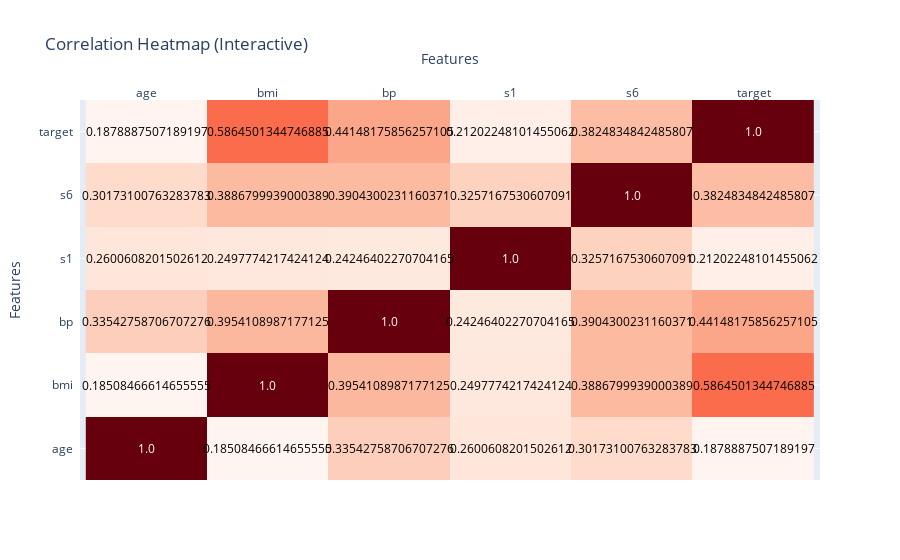
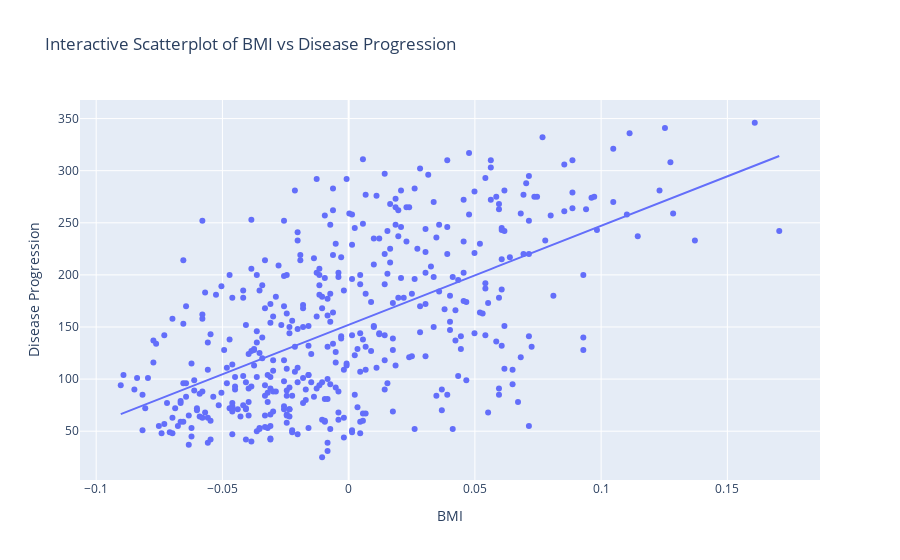
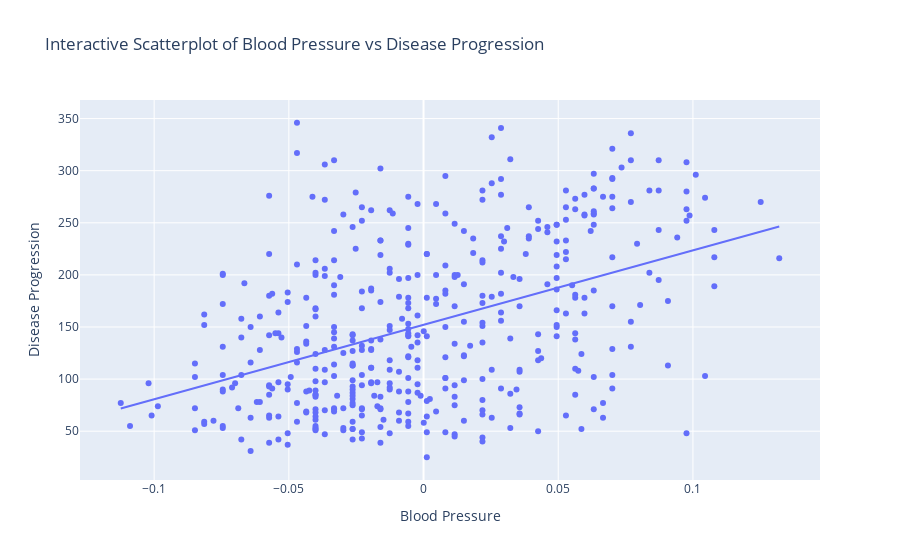
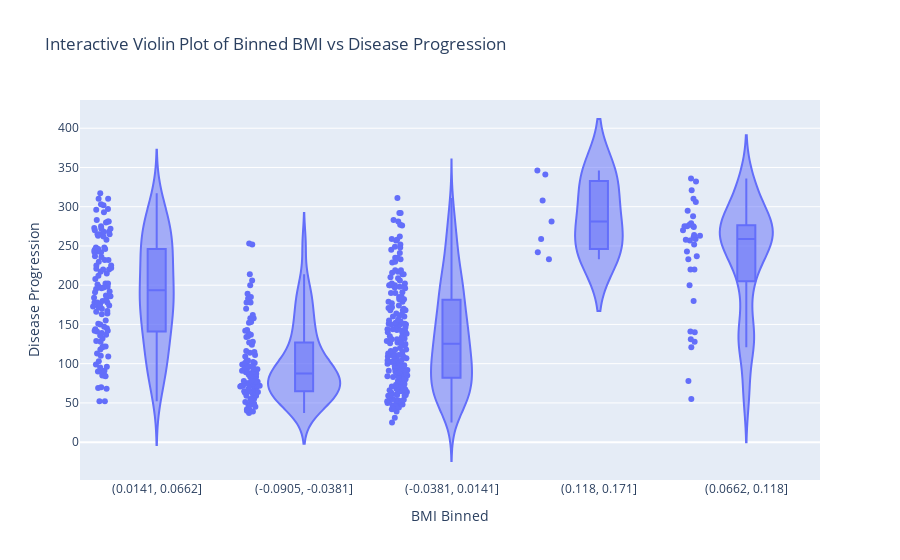

The notebook cell these images were saved under, in order:
### Markdown cell above
# Ben Toaz
## Work at the bottom of the file

<div style="border: 1px solid #4CAF50; padding: 10px; border-radius: 5px;">
    <h2 style="color: #4CAF50;">Pre-Class Assignment (PCA) Instructions</h2>
</div>


# 

This assignment is due by **midnight on Wednesday**. The goal is to explore the diabetes dataset in preparation for the **In-Class Assignment (ICA)** on Thursday. 

### Instructions:
1. **Explore the Dataset**: Take some time to understand the data, the key features, and how the target variable (disease progression) behaves.
   
2. **Prepare for Role Playing**: Imagine you work at a company, and you’ve been tasked with analyzing and presenting this dataset to stakeholders. Consider:
   - **Who is your audience**? (e.g., older generation, Gen-Z, millennials, or a mixed audience)
   - **Invent a setting**: Is this for a drug company, a health education seminar, or another industry?
   - **What are the plot twists**? Which trends or surprising insights will make your story more engaging?
   - **Best visualizations**: Based on your audience and setting, what are the most effective ways to visualize the data? Which plots from the EDA stand out, or what additional visualizations might you create?
   - **Delivery**: How would you structure your presentation to convey the story to your audience clearly and persuasively?

3. **Read the ICA Instructions**: Make sure you review the instructions for the in-class assignment on Thursday to understand how this pre-work will fit into the larger activity. Those instructions are included with this PCA.

4. **Submit a Summary**: By Wednesday night, submit a short summary (half a page) of your observations and ideas. This should include:
   - Key insights from the dataset
   - Ideas for your role-playing scenario (audience, setting, visualizations)
   - Your name!

This summary will count toward your ICA grade. Put all of your answers into a markdown cell at the bottom of this notebook and turn that in. 

### A Brief Introduction to Diabetes:
Diabetes is a chronic condition that affects how your body turns food into energy. It occurs when the pancreas doesn't produce enough insulin or the body can’t use insulin effectively. Over time, high blood sugar levels can lead to serious health complications like heart disease, vision loss, and kidney disease. Understanding the factors that contribute to diabetes progression can help inform treatment plans and preventative measures.

In this dataset, you’ll be exploring health-related variables such as BMI, blood pressure, and glucose levels to understand their relationship with the progression of diabetes over time.

### Code cell
# Import necessary libraries
import pandas as pd
import plotly.express as px
import plotly.figure_factory as ff
import numpy as np
from sklearn.datasets import load_diabetes
import plotly.graph_objs as go

# Load the diabetes dataset and convert to a DataFrame
diabetes = load_diabetes()
diabetes_df = pd.DataFrame(data=diabetes.data, columns=diabetes.feature_names)
diabetes_df['target'] = diabetes.target

# s1 = cholesterol, s6 = blood glucose
selected_features = ['age', 'bmi', 'bp', 's1', 's6', 'target']  # Focus on these variables

# 1. Correlation Heatmap (Interactive)
correlation_matrix = diabetes_df[selected_features].corr().values
fig_heatmap = ff.create_annotated_heatmap(
    z=correlation_matrix,
    x=selected_features,
    y=selected_features,
    colorscale='Reds'
)
fig_heatmap.update_layout(
    title="Correlation Heatmap (Interactive)",
    xaxis_title="Features",
    yaxis_title="Features"
)
fig_heatmap.show()

# 2. Interactive Scatterplot of BMI vs Target with Regression Line
fig_scatter_bmi = px.scatter(diabetes_df, x='bmi', y='target', trendline='ols',
                             labels={'bmi':'BMI', 'target':'Disease Progression'},
                             title="Interactive Scatterplot of BMI vs Disease Progression")
fig_scatter_bmi.show()

# 3. Interactive Scatterplot of Blood Pressure vs Target with Regression Line
fig_scatter_bp = px.scatter(diabetes_df, x='bp', y='target', trendline='ols',
                            labels={'bp':'Blood Pressure', 'target':'Disease Progression'},
                            title="Interactive Scatterplot of Blood Pressure vs Disease Progression")
fig_scatter_bp.show()

# 4. Bin BMI and Blood Pressure for better categorical comparison in violin plots
diabetes_df['bmi_binned'] = pd.cut(diabetes_df['bmi'], bins=5)
diabetes_df['bp_binned'] = pd.cut(diabetes_df['bp'], bins=5)

# Convert the binned intervals to strings for compatibility with Plotly
diabetes_df['bmi_binned'] = diabetes_df['bmi_binned'].astype(str)
diabetes_df['bp_binned'] = diabetes_df['bp_binned'].astype(str)

# 5. Interactive Violin Plot for Binned BMI vs Target
fig_violin_bmi = px.violin(diabetes_df, x='bmi_binned', y='target', box=True, points='all',
                           labels={'bmi_binned':'BMI Binned', 'target':'Disease Progression'},
                           title="Interactive Violin Plot of Binned BMI vs Disease Progression")
fig_violin_bmi.show()

# 6. Interactive Violin Plot for Binned Blood Pressure vs Target
fig_violin_bp = px.violin(diabetes_df, x='bp_binned', y='target', box=True, points='all',
                          labels={'bp_binned':'Blood Pressure Binned', 'target':'Disease Progression'},
                          title="Interactive Violin Plot of Binned Blood Pressure vs Disease Progression")
fig_violin_bp.show()


# Pair Plot with Reduced Features (Ensure only numeric features are used)
numeric_features = ['age', 'bmi', 'bp', 's1', 'target', 's6']  # Focus on numeric features only

fig_splom = go.Figure(data=go.Splom(
    dimensions=[dict(label=col, values=diabetes_df[col]) for col in numeric_features],
    showupperhalf=False,  # Only show the lower half of the matrix
    diagonal_visible=False  # Hide diagonal subplots
))

fig_splom.update_layout(
    title="Scatter Plot Matrix of Selected Numeric Features",
    dragmode='select',
    width=800,
    height=800
)

fig_splom.show()

### Figure 1 — Plotly figure (JSON) as saved in the notebook; plotly's stock layout.template omitted (floating-point values rounded to 4 significant figures)
{"data": [{"colorscale": [[0, "rgb(255,245,240)"], [0.125, "rgb(254,224,210)"], [0.25, "rgb(252,187,161)"], [0.375, "rgb(252,146,114)"], [0.5, "rgb(251,106,74)"], [0.625, "rgb(239,59,44)"], [0.75, "rgb(203,24,29)"], [0.875, "rgb(165,15,21)"], [1, "rgb(103,0,13)"]], "reversescale": false, "showscale": false, "type": "heatmap", "x": ["age", "bmi", "bp", "s1", "s6", "target"], "y": ["age", "bmi", "bp", "s1", "s6", "target"], "z": [[1.0, 0.1851, 0.3354, 0.2601, 0.3017, 0.1879], [0.1851, 1.0, 0.3954, 0.2498, 0.3887, 0.5865], [0.3354, 0.3954, 1.0, 0.2425, 0.3904, 0.4415], [0.2601, 0.2498, 0.2425, 1.0, 0.3257, 0.212], [0.3017, 0.3887, 0.3904, 0.3257, 1.0, 0.3825], [0.1879, 0.5865, 0.4415, 0.212, 0.3825, 1.0]]}], "layout": {"annotations": [{"font": {"color": "#FFFFFF"}, "showarrow": false, "text": "1.0", "x": "age", "xref": "x", "y": "age", "yref": "y"}, {"font": {"color": "#000000"}, "showarrow": false, "text": "0.18508466614655555", "x": "bmi", "xref": "x", "y": "age", "yref": "y"}, {"font": {"color": "#000000"}, "showarrow": false, "text": "0.33542758706707276", "x": "bp", "xref": "x", "y": "age", "yref": "y"}, {"font": {"color": "#000000"}, "showarrow": false, "text": "0.2600608201502612", "x": "s1", "xref": "x", "y": "age", "yref": "y"}, {"font": {"color": "#000000"}, "showarrow": false, "text": "0.30173100763283783", "x": "s6", "xref": "x", "y": "age", "yref": "y"}, {"font": {"color": "#000000"}, "showarrow": false, "text": "0.1878887507189197", "x": "target", "xref": "x", "y": "age", "yref": "y"}, {"font": {"color": "#000000"}, "showarrow": false, "text": "0.18508466614655555", "x": "age", "xref": "x", "y": "bmi", "yref": "y"}, {"font": {"color": "#FFFFFF"}, "showarrow": false, "text": "1.0", "x": "bmi", "xref": "x", "y": "bmi", "yref": "y"}, {"font": {"color": "#000000"}, "showarrow": false, "text": "0.3954108987177125", "x": "bp", "xref": "x", "y": "bmi", "yref": "y"}, {"font": {"color": "#000000"}, "showarrow": false, "text": "0.2497774217424124", "x": "s1", "xref": "x", "y": "bmi", "yref": "y"}, {"font": {"color": "#000000"}, "showarrow": false, "text": "0.3886799939000389", "x": "s6", "xref": "x", "y": "bmi", "yref": "y"}, {"font": {"color": "#000000"}, "showarrow": false, "text": "0.5864501344746885", "x": "target", "xref": "x", "y": "bmi", "yref": "y"}, {"font": {"color": "#000000"}, "showarrow": false, "text": "0.33542758706707276", "x": "age", "xref": "x", "y": "bp", "yref": "y"}, {"font": {"color": "#000000"}, "showarrow": false, "text": "0.3954108987177125", "x": "bmi", "xref": "x", "y": "bp", "yref": "y"}, {"font": {"color": "#FFFFFF"}, "showarrow": false, "text": "1.0", "x": "bp", "xref": "x", "y": "bp", "yref": "y"}, {"font": {"color": "#000000"}, "showarrow": false, "text": "0.24246402270704165", "x": "s1", "xref": "x", "y": "bp", "yref": "y"}, {"font": {"color": "#000000"}, "showarrow": false, "text": "0.3904300231160371", "x": "s6", "xref": "x", "y": "bp", "yref": "y"}, {"font": {"color": "#000000"}, "showarrow": false, "text": "0.44148175856257105", "x": "target", "xref": "x", "y": "bp", "yref": "y"}, {"font": {"color": "#000000"}, "showarrow": false, "text": "0.2600608201502612", "x": "age", "xref": "x", "y": "s1", "yref": "y"}, {"font": {"color": "#000000"}, "showarrow": false, "text": "0.2497774217424124", "x": "bmi", "xref": "x", "y": "s1", "yref": "y"}, {"font": {"color": "#000000"}, "showarrow": false, "text": "0.24246402270704165", "x": "bp", "xref": "x", "y": "s1", "yref": "y"}, {"font": {"color": "#FFFFFF"}, "showarrow": false, "text": "1.0", "x": "s1", "xref": "x", "y": "s1", "yref": "y"}, {"font": {"color": "#000000"}, "showarrow": false, "text": "0.3257167530607091", "x": "s6", "xref": "x", "y": "s1", "yref": "y"}, {"font": {"color": "#000000"}, "showarrow": false, "text": "0.21202248101455062", "x": "target", "xref": "x", "y": "s1", "yref": "y"}, {"font": {"color": "#000000"}, "showarrow": false, "text": "0.30173100763283783", "x": "age", "xref": "x", "y": "s6", "yref": "y"}, {"font": {"color": "#000000"}, "showarrow": false, "text": "0.3886799939000389", "x": "bmi", "xref": "x", "y": "s6", "yref": "y"}, {"font": {"color": "#000000"}, "showarrow": false, "text": "0.3904300231160371", "x": "bp", "xref": "x", "y": "s6", "yref": "y"}, {"font": {"color": "#000000"}, "showarrow": false, "text": "0.3257167530607091", "x": "s1", "xref": "x", "y": "s6", "yref": "y"}, {"font": {"color": "#FFFFFF"}, "showarrow": false, "text": "1.0", "x": "s6", "xref": "x", "y": "s6", "yref": "y"}, {"font": {"color": "#000000"}, "showarrow": false, "text": "0.3824834842485807", "x": "target", "xref": "x", "y": "s6", "yref": "y"}, {"font": {"color": "#000000"}, "showarrow": false, "text": "0.1878887507189197", "x": "age", "xref": "x", "y": "target", "yref": "y"}, {"font": {"color": "#000000"}, "showarrow": false, "text": "0.5864501344746885", "x": "bmi", "xref": "x", "y": "target", "yref": "y"}, {"font": {"color": "#000000"}, "showarrow": false, "text": "0.44148175856257105", "x": "bp", "xref": "x", "y": "target", "yref": "y"}, {"font": {"color": "#000000"}, "showarrow": false, "text": "0.21202248101455062", "x": "s1", "xref": "x", "y": "target", "yref": "y"}, {"font": {"color": "#000000"}, "showarrow": false, "text": "0.3824834842485807", "x": "s6", "xref": "x", "y": "target", "yref": "y"}, {"font": {"color": "#FFFFFF"}, "showarrow": false, "text": "1.0", "x": "target", "xref": "x", "y": "target", "yref": "y"}], "title": {"text": "Correlation Heatmap (Interactive)"}, "xaxis": {"dtick": 1, "gridcolor": "rgb(0, 0, 0)", "side": "top", "ticks": "", "title": {"text": "Features"}}, "yaxis": {"dtick": 1, "ticks": "", "ticksuffix": "  ", "title": {"text": "Features"}}}}

### Figure 2 — Plotly figure (JSON) as saved in the notebook; plotly's stock layout.template omitted (floating-point values rounded to 4 significant figures; data arrays with more than 128 entries replaced by an {"elided": "..."} marker saying what was removed)
{"data": [{"hovertemplate": "BMI=%{x}<br>Disease Progression=%{y}<extra></extra>", "legendgroup": "", "marker": {"color": "#636efa", "symbol": "circle"}, "mode": "markers", "name": "", "orientation": "v", "showlegend": false, "type": "scatter", "x": {"elided": "442 float values"}, "xaxis": "x", "y": {"elided": "442 float values"}, "yaxis": "y"}, {"hovertemplate": "<b>OLS trendline</b><br>target = 949.435 * bmi + 152.133<br>R<sup>2</sup>=0.343924<br><br>BMI=%{x}<br>Disease Progression=%{y} <b>(trend)</b><extra></extra>", "legendgroup": "", "marker": {"color": "#636efa", "symbol": "circle"}, "mode": "lines", "name": "", "showlegend": false, "type": "scatter", "x": {"elided": "442 float values"}, "xaxis": "x", "y": {"elided": "442 float values"}, "yaxis": "y"}], "layout": {"legend": {"tracegroupgap": 0}, "title": {"text": "Interactive Scatterplot of BMI vs Disease Progression"}, "xaxis": {"anchor": "y", "domain": [0, 1], "title": {"text": "BMI"}}, "yaxis": {"anchor": "x", "domain": [0, 1], "title": {"text": "Disease Progression"}}}}

### Figure 3 — Plotly figure (JSON) as saved in the notebook; plotly's stock layout.template omitted (floating-point values rounded to 4 significant figures; data arrays with more than 128 entries replaced by an {"elided": "..."} marker saying what was removed)
{"data": [{"hovertemplate": "Blood Pressure=%{x}<br>Disease Progression=%{y}<extra></extra>", "legendgroup": "", "marker": {"color": "#636efa", "symbol": "circle"}, "mode": "markers", "name": "", "orientation": "v", "showlegend": false, "type": "scatter", "x": {"elided": "442 float values"}, "xaxis": "x", "y": {"elided": "442 float values"}, "yaxis": "y"}, {"hovertemplate": "<b>OLS trendline</b><br>target = 714.738 * bp + 152.133<br>R<sup>2</sup>=0.194906<br><br>Blood Pressure=%{x}<br>Disease Progression=%{y} <b>(trend)</b><extra></extra>", "legendgroup": "", "marker": {"color": "#636efa", "symbol": "circle"}, "mode": "lines", "name": "", "showlegend": false, "type": "scatter", "x": {"elided": "442 float values"}, "xaxis": "x", "y": {"elided": "442 float values"}, "yaxis": "y"}], "layout": {"legend": {"tracegroupgap": 0}, "title": {"text": "Interactive Scatterplot of Blood Pressure vs Disease Progression"}, "xaxis": {"anchor": "y", "domain": [0, 1], "title": {"text": "Blood Pressure"}}, "yaxis": {"anchor": "x", "domain": [0, 1], "title": {"text": "Disease Progression"}}}}

### Figure 4 — Plotly figure (JSON) as saved in the notebook; plotly's stock layout.template omitted (floating-point values rounded to 4 significant figures; data arrays with more than 128 entries replaced by an {"elided": "..."} marker saying what was removed)
{"data": [{"alignmentgroup": "True", "box": {"visible": true}, "hovertemplate": "BMI Binned=%{x}<br>Disease Progression=%{y}<extra></extra>", "legendgroup": "", "marker": {"color": "#636efa"}, "name": "", "offsetgroup": "", "orientation": "v", "points": "all", "scalegroup": "True", "showlegend": false, "type": "violin", "x": {"elided": "442 str values"}, "x0": " ", "xaxis": "x", "y": {"elided": "442 float values"}, "y0": " ", "yaxis": "y"}], "layout": {"legend": {"tracegroupgap": 0}, "title": {"text": "Interactive Violin Plot of Binned BMI vs Disease Progression"}, "violinmode": "group", "xaxis": {"anchor": "y", "domain": [0, 1], "title": {"text": "BMI Binned"}}, "yaxis": {"anchor": "x", "domain": [0, 1], "title": {"text": "Disease Progression"}}}}
